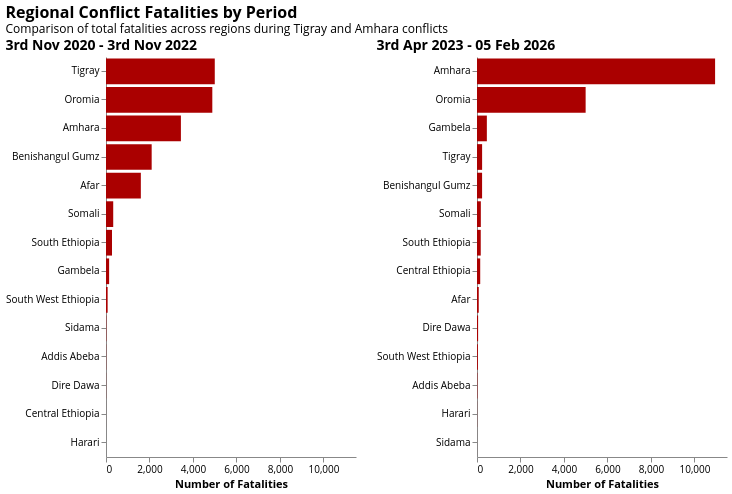

The notebook cell saved with this chart:
### Markdown cell above
### Regional Fatalities by Period

Just during the period of the Amhara War, there were 10947 deaths in Amhara and 4995 deaths in Oromia. During the Tigray War there were 5001 deaths in Tigray, 4888 deaths in Oromia and 3444 deaths in Amhara.

### Code cell
import altair as alt

# Prepare data for both periods
tigray_data = conflict_category_group[conflict_category_group['category']=='Tigray War'].copy()
tigray_data['period'] = '3rd Nov 2020 - 3rd Nov 2022'

amhara_data = conflict_category_group[conflict_category_group['category']=='Amhara War'].copy()
amhara_data['period'] = f'3rd Apr 2023 - {datetime.today().strftime("%d %b %Y")}'

# Find max fatalities for shared scale
max_fatalities = max(tigray_data['nrFatalities'].max(), amhara_data['nrFatalities'].max())

# Create Tigray chart
tigray_chart = alt.Chart(tigray_data).mark_bar(color='#AA0000').encode(
    x=alt.X('nrFatalities:Q', 
            title='Number of Fatalities',
            scale=alt.Scale(domain=[0, max_fatalities * 1.05])),
    y=alt.Y('ADM1_EN:N', 
            title='',
            sort='-x')
).properties(
    width=250,
    height=400,
    title=alt.TitleParams(
        text='3rd Nov 2020 - 3rd Nov 2022',
        fontSize=14,
        fontWeight='bold',
        anchor='start'
    )
)

# Create Amhara chart
amhara_chart = alt.Chart(amhara_data).mark_bar(color='#AA0000').encode(
    x=alt.X('nrFatalities:Q', 
            title='Number of Fatalities',
            scale=alt.Scale(domain=[0, max_fatalities * 1.05])),
    y=alt.Y('ADM1_EN:N', 
            title='',
            sort='-x')
).properties(
    width=250,
    height=400,
    title=alt.TitleParams(
        text=f'3rd Apr 2023 - {datetime.today().strftime("%d %b %Y")}',
        fontSize=14,
        fontWeight='bold',
        anchor='start'
    )
)

# Combine charts
final_chart = (tigray_chart | amhara_chart).properties(
    title=alt.TitleParams(
        text='Regional Conflict Fatalities by Period',
        subtitle='Comparison of total fatalities across regions during Tigray and Amhara conflicts',
        fontSize=16,
        fontWeight='bold',
        anchor='start'
    )
).configure_view(
    strokeWidth=0
).configure_axis(
    grid=False
)

final_chart

### Figure 1 — Vega-Lite specification as saved in the notebook (floating-point values rounded to 4 significant figures)
{"config": {"font": "Open Sans", "title": {"font": "Open Sans"}, "axis": {"labelFont": "Open Sans", "titleFont": "Open Sans", "grid": false}, "legend": {"labelFont": "Open Sans", "titleFont": "Open Sans"}, "header": {"labelFont": "Open Sans", "titleFont": "Open Sans"}, "mark": {"font": "Open Sans"}, "text": {"font": "Open Sans"}, "view": {"strokeWidth": 0}}, "hconcat": [{"data": {"name": "data-cabbda8e93048e9ef59c7bfd9c71f16c"}, "mark": {"type": "bar", "color": "#AA0000"}, "encoding": {"x": {"field": "nrFatalities", "scale": {"domain": [0, 11490.0]}, "title": "Number of Fatalities", "type": "quantitative"}, "y": {"field": "ADM1_EN", "sort": "-x", "title": "", "type": "nominal"}}, "height": 400, "title": {"text": "3rd Nov 2020 - 3rd Nov 2022", "anchor": "start", "fontSize": 14, "fontWeight": "bold"}, "width": 250}, {"data": {"name": "data-d3ee2c6d11d3940a77ec1c4085bcba1e"}, "mark": {"type": "bar", "color": "#AA0000"}, "encoding": {"x": {"field": "nrFatalities", "scale": {"domain": [0, 11490.0]}, "title": "Number of Fatalities", "type": "quantitative"}, "y": {"field": "ADM1_EN", "sort": "-x", "title": "", "type": "nominal"}}, "height": 400, "title": {"text": "3rd Apr 2023 - 05 Feb 2026", "anchor": "start", "fontSize": 14, "fontWeight": "bold"}, "width": 250}], "title": {"text": "Regional Conflict Fatalities by Period", "anchor": "start", "fontSize": 16, "fontWeight": "bold", "subtitle": "Comparison of total fatalities across regions during Tigray and Amhara conflicts"}, "$schema": "https://vega.github.io/schema/vega-lite/v6.1.0.json", "datasets": {"data-cabbda8e93048e9ef59c7bfd9c71f16c": [{"category": "Tigray War", "ADM1_EN": "Tigray", "nrFatalities": 5001, "period": "3rd Nov 2020 - 3rd Nov 2022"}, {"category": "Tigray War", "ADM1_EN": "Oromia", "nrFatalities": 4888, "period": "3rd Nov 2020 - 3rd Nov 2022"}, {"category": "Tigray War", "ADM1_EN": "Amhara", "nrFatalities": 3444, "period": "3rd Nov 2020 - 3rd Nov 2022"}, {"category": "Tigray War", "ADM1_EN": "Benishangul Gumz", "nrFatalities": 2100, "period": "3rd Nov 2020 - 3rd Nov 2022"}, {"category": "Tigray War", "ADM1_EN": "Afar", "nrFatalities": 1602, "period": "3rd Nov 2020 - 3rd Nov 2022"}, {"category": "Tigray War", "ADM1_EN": "Somali", "nrFatalities": 332, "period": "3rd Nov 2020 - 3rd Nov 2022"}, {"category": "Tigray War", "ADM1_EN": "South Ethiopia", "nrFatalities": 277, "period": "3rd Nov 2020 - 3rd Nov 2022"}, {"category": "Tigray War", "ADM1_EN": "Gambela", "nrFatalities": 144, "period": "3rd Nov 2020 - 3rd Nov 2022"}, {"category": "Tigray War", "ADM1_EN": "South West Ethiopia", "nrFatalities": 75, "period": "3rd Nov 2020 - 3rd Nov 2022"}, {"category": "Tigray War", "ADM1_EN": "Sidama", "nrFatalities": 14, "period": "3rd Nov 2020 - 3rd Nov 2022"}, {"category": "Tigray War", "ADM1_EN": "Addis Abeba", "nrFatalities": 8, "period": "3rd Nov 2020 - 3rd Nov 2022"}, {"category": "Tigray War", "ADM1_EN": "Dire Dawa", "nrFatalities": 5, "period": "3rd Nov 2020 - 3rd Nov 2022"}, {"category": "Tigray War", "ADM1_EN": "Central Ethiopia", "nrFatalities": 1, "period": "3rd Nov 2020 - 3rd Nov 2022"}, {"category": "Tigray War", "ADM1_EN": "Harari", "nrFatalities": 0, "period": "3rd Nov 2020 - 3rd Nov 2022"}], "data-d3ee2c6d11d3940a77ec1c4085bcba1e": [{"category": "Amhara War", "ADM1_EN": "Amhara", "nrFatalities": 10947, "period": "3rd Apr 2023 - 05 Feb 2026"}, {"category": "Amhara War", "ADM1_EN": "Oromia", "nrFatalities": 4995, "period": "3rd Apr 2023 - 05 Feb 2026"}, {"category": "Amhara War", "ADM1_EN": "Gambela", "nrFatalities": 453, "period": "3rd Apr 2023 - 05 Feb 2026"}, {"category": "Amhara War", "ADM1_EN": "Tigray", "nrFatalities": 235, "period": "3rd Apr 2023 - 05 Feb 2026"}, {"category": "Amhara War", "ADM1_EN": "Benishangul Gumz", "nrFatalities": 234, "period": "3rd Apr 2023 - 05 Feb 2026"}, {"category": "Amhara War", "ADM1_EN": "Somali", "nrFatalities": 176, "period": "3rd Apr 2023 - 05 Feb 2026"}, {"category": "Amhara War", "ADM1_EN": "South Ethiopia", "nrFatalities": 172, "period": "3rd Apr 2023 - 05 Feb 2026"}, {"category": "Amhara War", "ADM1_EN": "Central Ethiopia", "nrFatalities": 148, "period": "3rd Apr 2023 - 05 Feb 2026"}, {"category": "Amhara War", "ADM1_EN": "Afar", "nrFatalities": 80, "period": "3rd Apr 2023 - 05 Feb 2026"}, {"category": "Amhara War", "ADM1_EN": "Dire Dawa", "nrFatalities": 51, "period": "3rd Apr 2023 - 05 Feb 2026"}, {"category": "Amhara War", "ADM1_EN": "South West Ethiopia", "nrFatalities": 41, "period": "3rd Apr 2023 - 05 Feb 2026"}, {"category": "Amhara War", "ADM1_EN": "Addis Abeba", "nrFatalities": 16, "period": "3rd Apr 2023 - 05 Feb 2026"}, {"category": "Amhara War", "ADM1_EN": "Harari", "nrFatalities": 5, "period": "3rd Apr 2023 - 05 Feb 2026"}, {"category": "Amhara War", "ADM1_EN": "Sidama", "nrFatalities": 1, "period": "3rd Apr 2023 - 05 Feb 2026"}]}}
